Frame 1 (no input): blank canvas, image omitted
Frame 60 (no input): blank canvas, image omitted
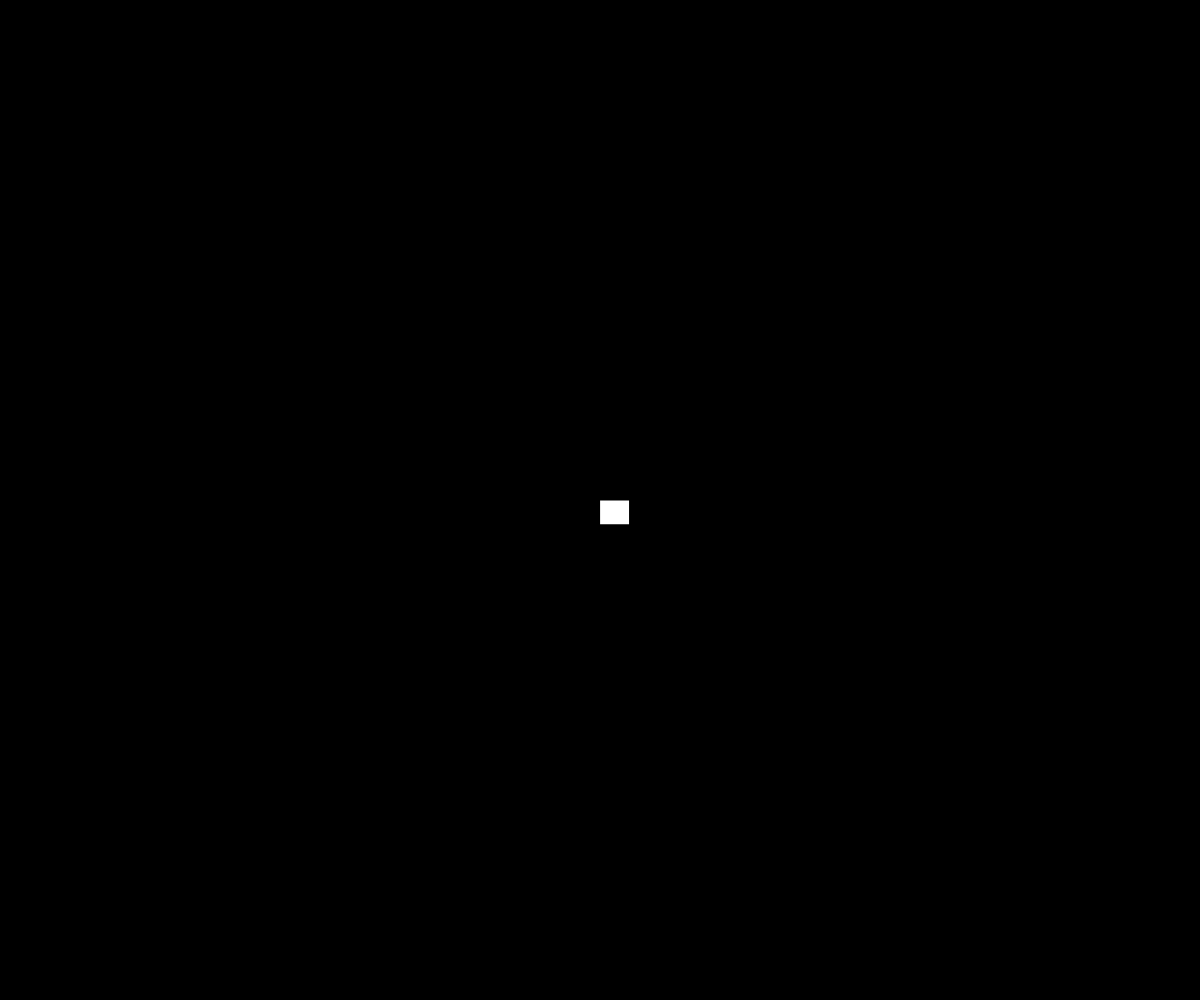
Frame 120 (the mouse pressed at the canvas centre since frame 60)

The p5.js sketch whose frames 1 and 60 were blank and that drew this single picture after the mouse press (run headless with seeded random() and noise() and a simulated clock; from frame 60 on, the mouse is pressed at the canvas centre):

// p5.js sketch
// ── sketch.js
// Game of Life

let grid;
let gridSize = 40;
let cellWidth, cellHeight;
let autoplay = false;

function setup() {
  createCanvas(windowWidth, windowHeight);
  grid = createEmpty2DArray(gridSize, gridSize);
  cellWidth = width/gridSize;
  cellHeight = height/gridSize;
}

function draw() {
  background(220);
  if (autoplay && frameCount % 10 === 0){
    nextTurn();
  }
  displayGrid();
}

function keyPressed() {
  if (key === "e") {
    grid = createEmpty2DArray(gridSize, gridSize);
  }
  if (key === "r") {
    grid = createRandom2DArray(gridSize, gridSize);
  }
  if(key === " "){
    nextTurn();
  }
  if (key === "a"){
    autoplay = !autoplay;
  }
}
function nextTurn(){
  let newBoard = createRandom2DArray(gridSize,gridSize);
  for(let y = 0; y < gridSize; y++){
    for(let x = 0; x < gridSize; x++){
      let neighbors = 0;
      //look at neighboors and count
      for(let i = -1; i <= 1; i++){
        for(let j = -1; j <= 1; j++){
          if(y+i >= 0 && x + j >= 0 && y+i < gridSize && x + j < gridSize){
            neighbors += grid[y+i][x+j];
          }
        }
      }
      neighbors -= grid[y][x];
      //game rules
      if(grid[y][x]===1){ //alive
        if(neighbors === 2 || neighbors === 3){
          newBoard[y][x] = 1;
        }
        else{
          newBoard[y][x] = 0;
        }
      }
      if(grid[y][x] === 0){
        if(neighbors === 3){
          newBoard[y][x] = 1;
        }
        else {
          newBoard[y][x] = 0;
        }
      }
    }
  }
  grid = newBoard;
}

function mousePressed() {
  let cellX = Math.floor(mouseX/cellWidth);
  let cellY = Math.floor(mouseY/cellHeight);

  if (grid[cellY][cellX] === 0) {
    grid[cellY][cellX] = 1;
  }
  else if (grid[cellY][cellX] === 1) {
    grid[cellY][cellX] = 0;
  }
}

function displayGrid() {
  for (let y=0; y<gridSize; y++) {
    for (let x=0; x<gridSize; x++) {
      if (grid[y][x] === 1) {
        fill("white");
      }
      if (grid[y][x] === 0) {
        fill("black");
      }
      rect(x*cellWidth, y*cellHeight, cellWidth, cellHeight);
    }
  }
}

function createEmpty2DArray(rows, cols) {
  let board = [];
  for (let y=0; y<rows; y++) {
    board.push([]);
    for (let x=0; x<cols; x++) {
      board[y].push(0);
    }
  }
  return board;
}

function createRandom2DArray(rows, cols) {
  let board = [];
  for (let y=0; y<rows; y++) {
    board.push([]);
    for (let x=0; x<cols; x++) {
      if (random(100) < 50) {
        board[y].push(0);
      }
      else {
        board[y].push(1);
      }
    }
  }
  return board;
}
